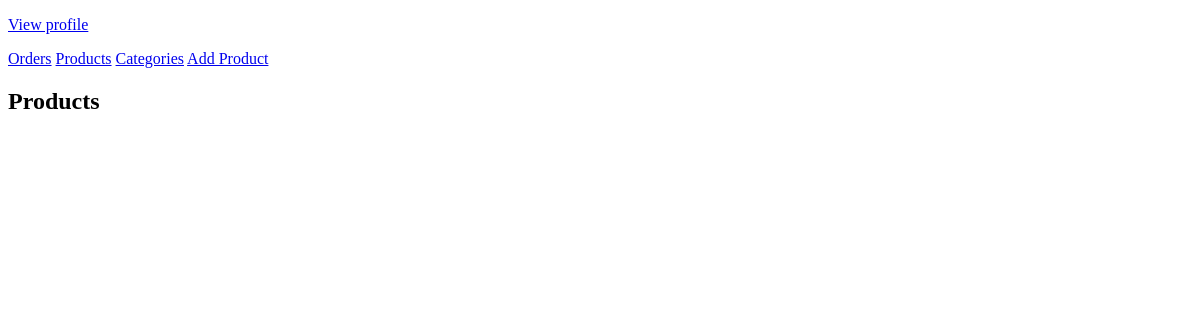
/admin/products, run on an earlier commit of the app's database.
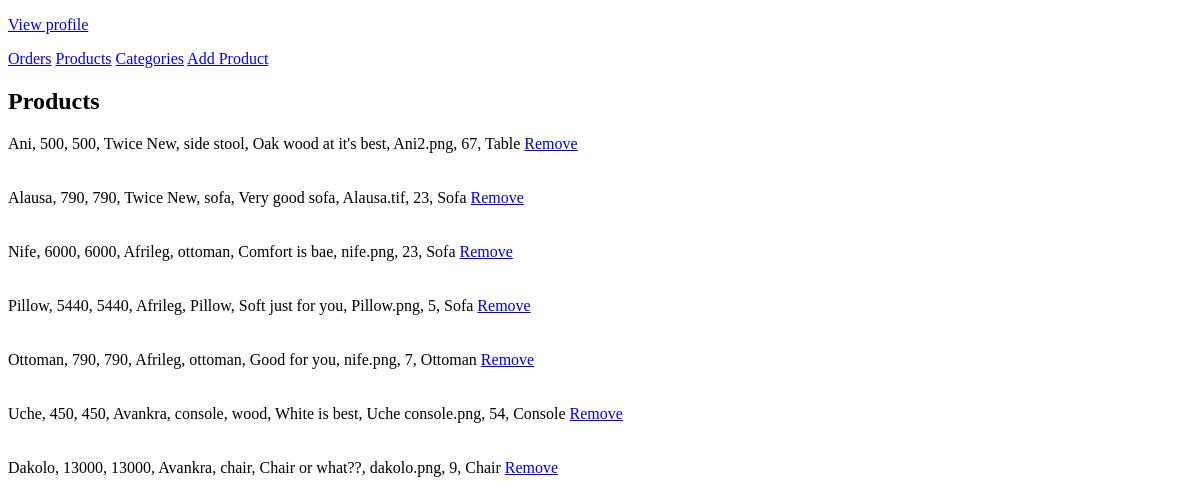
And on a later commit of the database.
### tables this page shows
CREATE TABLE products
		(productId INTEGER PRIMARY KEY,
		name TEXT,
		price INTEGER,
        compared_price INTEGER,
        vendor TEXT,
        tags TEXT,
		description TEXT,
		image TEXT,
		stock INTEGER,
		categoryId INTEGER,
		FOREIGN KEY(categoryId) REFERENCES categories(categoryId)
		);

CREATE TABLE categories
		(categoryId INTEGER PRIMARY KEY,
		name TEXT,
        image TEXT
		);

### app.py (the view)
@app.route("/admin/products")
def adminProduct():
        loggedIn, username, noOfItems = getLoginDetails()
        try:
            with sqlite3.connect('database.db') as conn:
                cur = conn.cursor()
                cur.execute('SELECT productId, name, price, compared_price, vendor, tags, description, image, stock, categoryId FROM products ORDER BY name ASC')
                itemData = cur.fetchall()
                cur = conn.cursor()
                cur.execute("SELECT categoryId, name FROM categories ORDER BY name DESC")
                data = cur.fetchall()
            conn.close()
            return render_template('admin_products.html', itemData=itemData, data=data, loggedIn=loggedIn, username=username, noOfItems=noOfItems)
        except:
            return render_template('404.html', loggedIn=loggedIn, username=username, noOfItems=noOfItems)

### app.py (called while the page is built)
def getLoginDetails():
    with sqlite3.connect('database.db') as conn:
        cur = conn.cursor()
        if 'email' not in session:
            loggedIn = False
            username = ''
            noOfItems = 0
        else:
            loggedIn = True
            cur.execute("SELECT userId, username FROM users WHERE email = '" + session['email'] + "'")
            userId, username = cur.fetchone()
            cur.execute("SELECT count(productId) FROM kart WHERE userId = " + str(userId))
            noOfItems = cur.fetchone()[0]
    conn.close()
    return (loggedIn, username, noOfItems)

### templates/admin_products.html (shortened to what this page needs)
<!DOCTYPE html>
    <html lang="en">
        <head>
            <link rel="stylesheet" type= "text/css" href="{{ url_for('static', filename = 'css/admin.css')}}"/>
        </head>
        <body>
            <a href="/account/profile/view"><p>View profile</p></a>
            <a href="/admin/orders">Orders</a>
            <a href="/admin/products">Products</a>
            <a href="/admin/categories">Categories</a>
            <a href="{{ url_for('add',admin_code='1hSQGIApZXPGt_6yCX9VQJ57CNeKWYiTT#') }}">Add Product</a><br>
            <h2>Products</h2>
            <div>
                {% for item in data %}
                    {% for item2 in itemData %}
                        {% if item2[9] == item[0] %}
                            {{item2[1]}}, {{item2[2]}}, {{item2[2]}}, {{item2[4]}}, {{item2[5]}}, {{item2[6]}}, {{item2[7]}}, {{item2[8]}}, {{item[1]}} <a href="/removeItem?productId={{item2[0]}}">Remove</a> <br><br><br>
                        {% endif %}
                    {% endfor %}
                {% endfor %}
            </div>
        </body>
    </html>

What changed in the data, as far as the page shows it:
added categories: name "Table"
added products: name "Ani", price "500", vendor "Twice New", tags "side stool", description "Oak wood at it's best", image "Ani2.png", stock "67"
added categories: name "Sofa"
added products: name "Alausa", price "790", vendor "Twice New", tags "sofa", description "Very good sofa", image "Alausa.tif", stock "23"
added products: name "Nife", price "6000", vendor "Afrileg", tags "ottoman", description "Comfort is bae", image "nife.png", stock "23"
added products: name "Pillow", price "5440", vendor "Afrileg", tags "Pillow", description "Soft just for you", image "Pillow.png", stock "5"
added categories: name "Ottoman"
added products: name "Ottoman", price "790", vendor "Afrileg", tags "ottoman", description "Good for you", image "nife.png", stock "7"
added categories: name "Console"
added products: name "Uche", price "450", vendor "Avankra", tags "console, wood", description "White is best", image "Uche console.png", stock "54"
added categories: name "Chair"
added products: name "Dakolo", price "13000", vendor "Avankra", tags "chair", description "Chair or what??", image "dakolo.png", stock "9"
